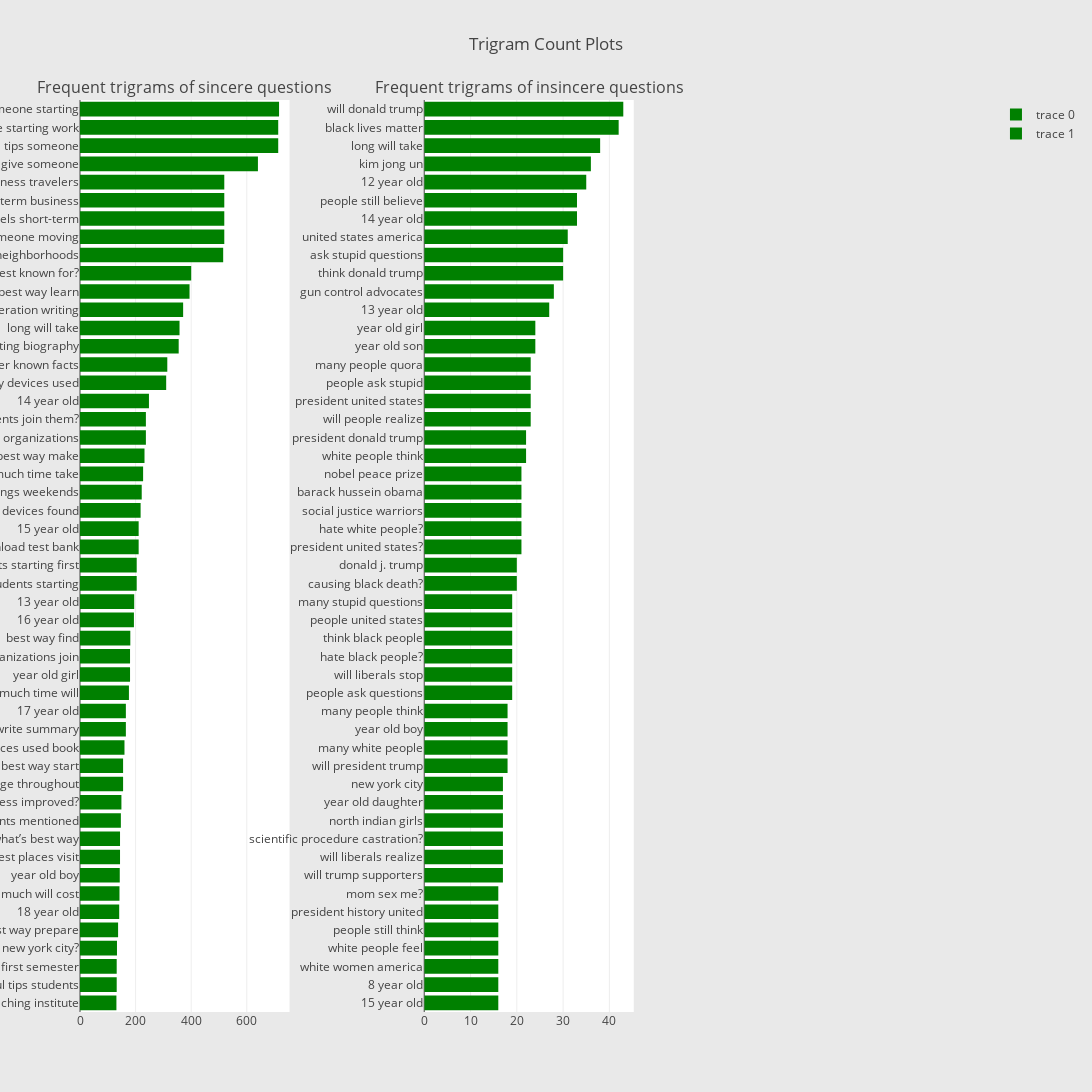

Here is the notebook cell this chart was saved with:
### Code cell
freq_dict = defaultdict(int)
for sent in train_0["question_text"]:
    for word in generate_ngrams(sent, 3):
        freq_dict[word] += 1
fd_sorted = pd.DataFrame(sorted(freq_dict.items(), key=lambda x: x[1])[::-1])
fd_sorted.columns = ["word", "wordcount"]
trace0 = horizontal_bar_chart(fd_sorted.head(50), 'green')

freq_dict = defaultdict(int)
for sent in train_1["question_text"]:
    for word in generate_ngrams(sent, 3):
        freq_dict[word] += 1
fd_sorted = pd.DataFrame(sorted(freq_dict.items(), key=lambda x: x[1])[::-1])
fd_sorted.columns = ["word", "wordcount"]
trace1 = horizontal_bar_chart(fd_sorted.head(50), 'green')

# Creating two subplots
fig = tools.make_subplots(rows=1, cols=3, vertical_spacing=0.04, horizontal_spacing=0.15,
                         subplot_titles=["Frequent trigrams of sincere questions",
                                        "Frequent trigrams of insincere questions"])
fig.append_trace(trace0, 1, 1)
fig.append_trace(trace1, 1, 2)
fig['layout'].update(height=1200, width=1200, paper_bgcolor='rgb(233,233,233)', title="Trigram Count Plots")
py.iplot(fig, filename="word-plots")

### Figure 1 — Plotly figure (JSON) as saved in the notebook; plotly's stock layout.template omitted (floating-point values rounded to 4 significant figures)
{"data": [{"marker": {"color": "green"}, "orientation": "h", "showlegend": true, "type": "bar", "uid": "147a2cda-6945-4bfa-89dd-b17b2353e5e9", "x": [131, 132, 132, 133, 137, 141, 142, 143, 144, 144, 147, 149, 155, 155, 160, 165, 165, 176, 180, 180, 181, 194, 195, 204, 204, 211, 211, 218, 222, 227, 232, 237, 237, 248, 310, 314, 355, 358, 371, 394, 400, 515, 519, 519, 519, 519, 640, 713, 713, 716], "xaxis": "x", "y": ["best coaching institute", "useful tips students", "starting first semester", "new york city?", "best way prepare", "18 year old", "much will cost", "year old boy", "best places visit", "what’s best way", "controversial events mentioned", "manufacturing process improved?", "characters change throughout", "best way start", "devices used book", "tips write summary", "17 year old", "much time will", "year old girl", "student organizations join", "best way find", "16 year old", "13 year old", "tips students starting", "students starting first", "download test bank", "15 year old", "literary devices found", "best things weekends", "much time take", "best way make", "best student organizations", "students join them?", "14 year old", "literary devices used", "lesser known facts", "consideration writing biography", "long will take", "take consideration writing", "best way learn", "best known for?", "good bad neighborhoods", "give someone moving", "good hotels short-term", "hotels short-term business", "short-term business travelers", "advice give someone", "useful tips someone", "someone starting work", "tips someone starting"], "yaxis": "y"}, {"marker": {"color": "green"}, "orientation": "h", "showlegend": true, "type": "bar", "uid": "8ff70dfc-4d01-4d7d-b87f-562b4234d3dc", "x": [16, 16, 16, 16, 16, 16, 16, 17, 17, 17, 17, 17, 17, 18, 18, 18, 18, 19, 19, 19, 19, 19, 19, 20, 20, 21, 21, 21, 21, 21, 22, 22, 23, 23, 23, 23, 24, 24, 27, 28, 30, 30, 31, 33, 33, 35, 36, 38, 42, 43], "xaxis": "x2", "y": ["15 year old", "8 year old", "white women america", "white people feel", "people still think", "president history united", "mom sex me?", "will trump supporters", "will liberals realize", "scientific procedure castration?", "north indian girls", "year old daughter", "new york city", "will president trump", "many white people", "year old boy", "many people think", "people ask questions", "will liberals stop", "hate black people?", "think black people", "people united states", "many stupid questions", "causing black death?", "donald j. trump", "president united states?", "hate white people?", "social justice warriors", "barack hussein obama", "nobel peace prize", "white people think", "president donald trump", "will people realize", "president united states", "people ask stupid", "many people quora", "year old son", "year old girl", "13 year old", "gun control advocates", "think donald trump", "ask stupid questions", "united states america", "14 year old", "people still believe", "12 year old", "kim jong un", "long will take", "black lives matter", "will donald trump"], "yaxis": "y2"}], "layout": {"annotations": [{"font": {"size": 16}, "showarrow": false, "text": "Frequent trigrams of sincere questions", "x": 0.1167, "xanchor": "center", "xref": "paper", "y": 1, "yanchor": "bottom", "yref": "paper"}, {"font": {"size": 16}, "showarrow": false, "text": "Frequent trigrams of insincere questions", "x": 0.5, "xanchor": "center", "xref": "paper", "y": 1, "yanchor": "bottom", "yref": "paper"}], "height": 1200, "paper_bgcolor": "rgb(233,233,233)", "title": "Trigram Count Plots", "width": 1200, "xaxis": {"anchor": "y", "autorange": true, "domain": [0, 0.2333], "range": [0, 753.7], "type": "linear"}, "xaxis2": {"anchor": "y2", "autorange": true, "domain": [0.3833, 0.6167], "range": [0, 45.26], "type": "linear"}, "xaxis3": {"anchor": "y3", "domain": [0.7667, 1.0]}, "yaxis": {"anchor": "x", "autorange": true, "domain": [0, 1], "range": [-0.5, 49.5], "type": "category"}, "yaxis2": {"anchor": "x2", "autorange": true, "domain": [0, 1], "range": [-0.5, 49.5], "type": "category"}, "yaxis3": {"anchor": "x3", "domain": [0, 1]}}}
